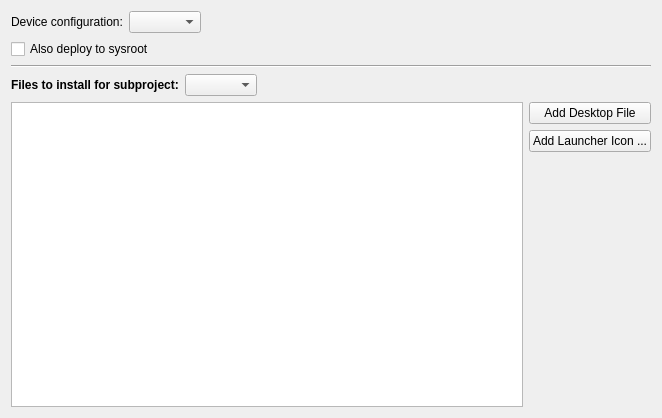
<?xml version="1.0" encoding="UTF-8"?>
<ui version="4.0">
 <class>MaemoDeployStepWidget</class>
 <widget class="QWidget" name="MaemoDeployStepWidget">
  <property name="geometry">
   <rect>
    <x>0</x>
    <y>0</y>
    <width>662</width>
    <height>418</height>
   </rect>
  </property>
  <property name="windowTitle">
   <string>Form</string>
  </property>
  <layout class="QVBoxLayout" name="verticalLayout_2">
   <item>
    <layout class="QHBoxLayout" name="horizontalLayout">
     <item>
      <widget class="QLabel" name="deviceConfigLabel">
       <property name="text">
        <string>Device configuration:</string>
       </property>
      </widget>
     </item>
     <item>
      <widget class="QComboBox" name="deviceConfigComboBox">
       <property name="sizeAdjustPolicy">
        <enum>QComboBox::AdjustToContents</enum>
       </property>
      </widget>
     </item>
     <item>
      <spacer name="horizontalSpacer">
       <property name="orientation">
        <enum>Qt::Horizontal</enum>
       </property>
       <property name="sizeHint" stdset="0">
        <size>
         <width>40</width>
         <height>20</height>
        </size>
       </property>
      </spacer>
     </item>
    </layout>
   </item>
   <item>
    <layout class="QHBoxLayout" name="horizontalLayout_2">
     <item>
      <widget class="QCheckBox" name="deployToSysrootCheckBox">
       <property name="text">
        <string>Also deploy to sysroot</string>
       </property>
      </widget>
     </item>
     <item>
      <spacer name="horizontalSpacer_3">
       <property name="orientation">
        <enum>Qt::Horizontal</enum>
       </property>
       <property name="sizeHint" stdset="0">
        <size>
         <width>40</width>
         <height>20</height>
        </size>
       </property>
      </spacer>
     </item>
    </layout>
   </item>
   <item>
    <widget class="Line" name="line">
     <property name="orientation">
      <enum>Qt::Horizontal</enum>
     </property>
    </widget>
   </item>
   <item>
    <layout class="QHBoxLayout" name="horizontalLayout_3">
     <item>
      <widget class="QLabel" name="installLabel">
       <property name="toolTip">
        <string>These show the INSTALLS settings from the project file(s).</string>
       </property>
       <property name="text">
        <string>&lt;b&gt;Files to install for subproject:&lt;/b&gt;</string>
       </property>
      </widget>
     </item>
     <item>
      <widget class="QComboBox" name="modelComboBox">
       <property name="sizeAdjustPolicy">
        <enum>QComboBox::AdjustToContents</enum>
       </property>
      </widget>
     </item>
     <item>
      <spacer name="horizontalSpacer_2">
       <property name="orientation">
        <enum>Qt::Horizontal</enum>
       </property>
       <property name="sizeHint" stdset="0">
        <size>
         <width>40</width>
         <height>20</height>
        </size>
       </property>
      </spacer>
     </item>
    </layout>
   </item>
   <item>
    <layout class="QHBoxLayout" name="horizontalLayout_4">
     <item>
      <widget class="QTableView" name="tableView">
       <property name="minimumSize">
        <size>
         <width>0</width>
         <height>150</height>
        </size>
       </property>
       <property name="toolTip">
        <string>Edit the project file to add or remove entries.</string>
       </property>
       <property name="textElideMode">
        <enum>Qt::ElideMiddle</enum>
       </property>
       <property name="horizontalScrollMode">
        <enum>QAbstractItemView::ScrollPerPixel</enum>
       </property>
       <property name="showGrid">
        <bool>false</bool>
       </property>
       <property name="wordWrap">
        <bool>false</bool>
       </property>
       <attribute name="horizontalHeaderDefaultSectionSize">
        <number>400</number>
       </attribute>
       <attribute name="horizontalHeaderHighlightSections">
        <bool>false</bool>
       </attribute>
       <attribute name="horizontalHeaderMinimumSectionSize">
        <number>100</number>
       </attribute>
       <attribute name="horizontalHeaderStretchLastSection">
        <bool>true</bool>
       </attribute>
       <attribute name="verticalHeaderVisible">
        <bool>false</bool>
       </attribute>
      </widget>
     </item>
     <item>
      <layout class="QVBoxLayout" name="verticalLayout">
       <item>
        <widget class="QPushButton" name="addDesktopFileButton">
         <property name="text">
          <string>Add Desktop File</string>
         </property>
        </widget>
       </item>
       <item>
        <widget class="QPushButton" name="addIconButton">
         <property name="text">
          <string>Add Launcher Icon ...</string>
         </property>
        </widget>
       </item>
       <item>
        <spacer name="verticalSpacer">
         <property name="orientation">
          <enum>Qt::Vertical</enum>
         </property>
         <property name="sizeHint" stdset="0">
          <size>
           <width>20</width>
           <height>40</height>
          </size>
         </property>
        </spacer>
       </item>
      </layout>
     </item>
    </layout>
   </item>
  </layout>
 </widget>
 <resources/>
 <connections/>
</ui>
